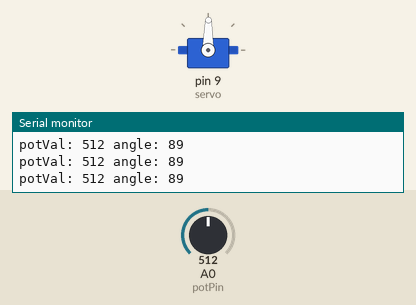
Recording of a sketch running on a simulated Arduino Uno, built with avr-gcc and run on an emulated ATmega328P. On the bench: servo, the last lines printed to the serial monitor. The inputs (shaded band) are chosen by the test bench; at power-on: A0 (potPin) = 512.

Above: at 1.2 s.
1.3 s: A0 (potPin) set to 562
At 2.0 s:
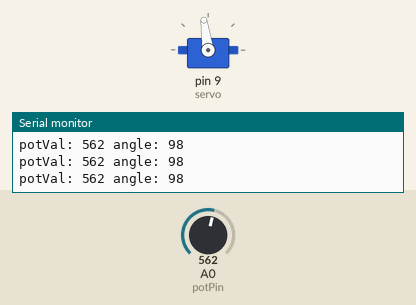
4.3 s: A0 (potPin) set to 588
At 5.2 s:
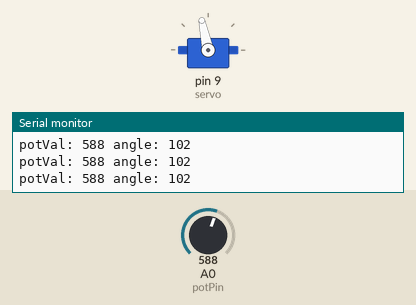
5.8 s: A0 (potPin) set to 306
At 7.0 s:
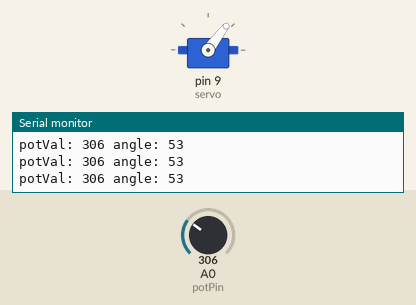
7.3 s: A0 (potPin) set to 109
At 7.6 s:
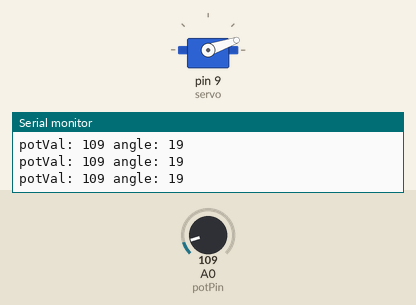
8.8 s: A0 (potPin) set to 93
At 10.2 s:
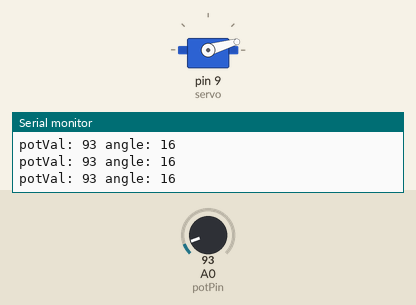
11.8 s: A0 (potPin) set to 716
At 12.4 s:
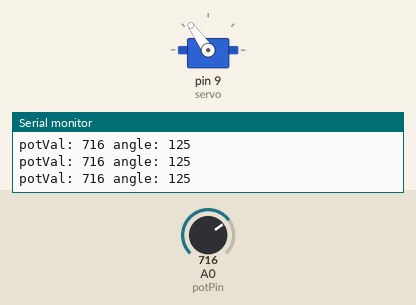
Timing chart, 0 to 14.3 s (numbered marks = the images above; inputs shaded):
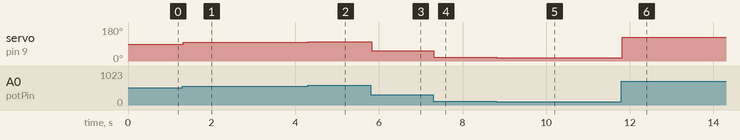

Measured:
- after the input at 1.3 s, servo on pin 9 (servo): 89° → 98° at once
- after the input at 4.3 s, servo on pin 9 (servo): 98° → 102° at once
- after the input at 5.8 s, servo on pin 9 (servo): 102° → 53° at once
- after the input at 7.3 s, servo on pin 9 (servo): 53° → 19° at once
- after the input at 8.8 s, servo on pin 9 (servo): 19° → 16° at once
- after the input at 11.8 s, servo on pin 9 (servo): 16° → 125° at once

The sketch:

_05.ino
```cpp
#include <Servo.h>

Servo servo;
const int potPin = A0;
int potVal = 0;
int angle;

void setup() {
  // put your setup code here, to run once:
  servo.attach(9);

  Serial.begin(9600);
}

void loop() {
  // put your main code here, to run repeatedly:
  potVal = analogRead(potPin);
  Serial.print("potVal: ");
  Serial.print(potVal);

  angle = map(potVal, 0, 1023, 0, 179);
  Serial.print(" angle: ");
  Serial.println(angle);

  servo.write(angle);
  delay(15);
}
```
